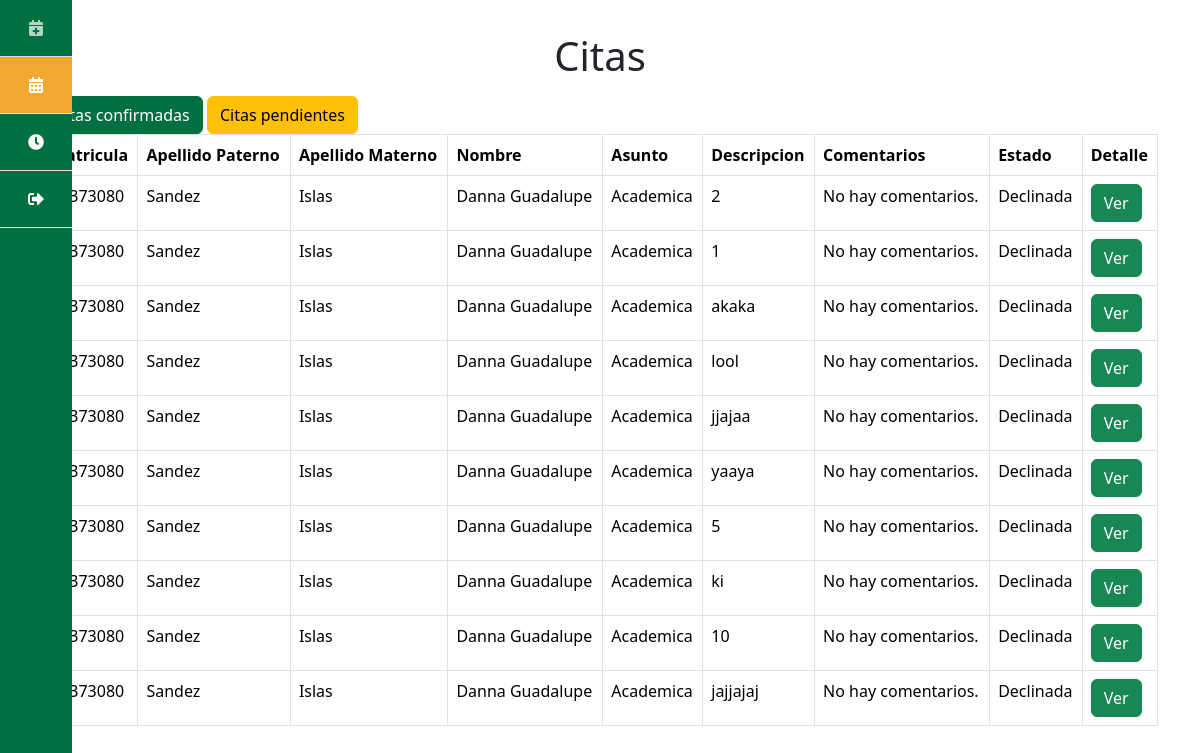
The app's page /citas/ (signed in), older data.
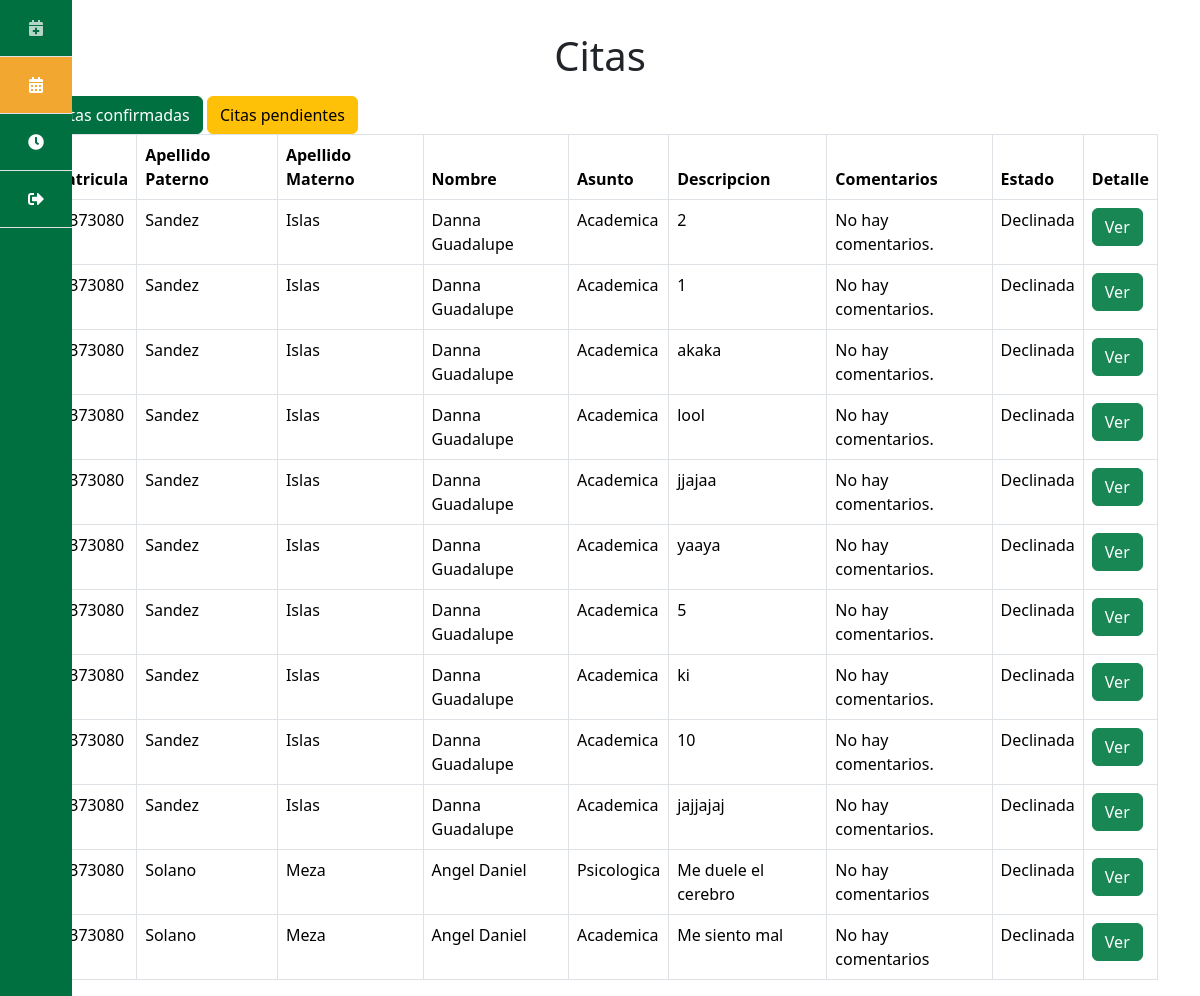
The same page, newer data.
### paginas/models.py (models this page shows, shortened)
class Cita(models.Model):
    PENDIENTE = 'Pendiente'
    CONFIRMADA = 'Confirmada'
    DECLINADA = 'Declinada'
    ESTADOS_CITA = [
        (PENDIENTE, 'Pendiente'),
        (CONFIRMADA, 'Confirmada'),
        (DECLINADA, 'Declinada'),
    ]
    HOMBRE = 'Hombre'
    MUJER = 'Mujer'
    PREFIERO_NO_DECIRLO = 'Prefiero no decirlo'
    GENERO = [
        (HOMBRE, 'Hombre'),
        (MUJER, 'Mujer'),
        (PREFIERO_NO_DECIRLO, 'Prefiero no decirlo'),
    ]
    INGENIERIA_CIVIL = 'Ingenieria Civil'
    INGENIERIA_ELECTRONICA = 'Ingenieria en Electronica'
    INGENIERIA_COMPUTACION = 'Ingenieria en Computacion'
    INGENIERIA_INDUSTRIAL = 'Ingenieria Industrial'
    INGENIERIA_NANOTECNOLOGIA = 'Ingenieria en Nanatecnologia'
    INGENIERIA_SOFTWARE = 'Ingenieria en Software'
    BIOINGENIERIA = 'Bioingenieria'
    ARQUITECTURA = 'Arquitectura'
    CARRERAS = [
        (INGENIERIA_CIVIL,  'Ingenieria Civil'),
        (INGENIERIA_ELECTRONICA,  'Ingenieria en Electronica'),
        (INGENIERIA_COMPUTACION,  'Ingenieria en Computacion'),
        (INGENIERIA_INDUSTRIAL,  'Ingenieria Industrial'),
        (INGENIERIA_NANOTECNOLOGIA,  'Ingenieria en Nanotecnologia'),
        (INGENIERIA_SOFTWARE,  'Ingenieria en Software y Tecnologias Emergentes'),
        (BIOINGENIERIA,  'Bioingenieria'),
        (ARQUITECTURA,  'Arquitectura'),
    ]
    ACADEMICA = 'Academica'
    PERSONAL = 'Personal'
    VOCACIONAL = 'Vocacional'
    BAJA = 'Baja'
    PSICOLOGICA = 'Psicologica'
    ASUNTOS = [
        (ACADEMICA, 'Academica'),
        (PERSONAL, 'Personal'),
        (VOCACIONAL, 'Vocacional'),
        (BAJA, 'Baja'),
        (PSICOLOGICA, 'Psicologica'),
    ]
    PRIMERO = '1'
    SEGUNDO = '2'
    TERCERO = '3'
    CUARTO = '4'
    QUINTO = '5'
    SEXTO = '6'
    SEPTIMO = '7'
    OCTAVO = '8'
    NOVENO = '9'
    SEMESTRES = [
        (PRIMERO, '1'),
        (SEGUNDO, '2'),
        (TERCERO, '3'),
        (CUARTO, '4'),
        (QUINTO, '5'),
        (SEXTO, '6'),
        (SEPTIMO, '7'),
        (OCTAVO, '8'),
        (NOVENO, '9'),
    ]
    matricula = models.CharField(max_length=8)
    apellido_paterno = models.CharField(max_length=20)
    apellido_materno = models.CharField(max_length=20)
    nombre = models.CharField(max_length=40)
    descripcion = models.TextField(max_length=200)
    fecha = models.DateTimeField()
    semestre = models.CharField(
        max_length=2,
        choices=SEMESTRES,
        default=PRIMERO
    )
    comentarios = models.TextField(
        max_length=200,
        default="No hay comentarios."
    )
    sexo = models.CharField(
        max_length=20,
        choices=GENERO,
        default=PREFIERO_NO_DECIRLO,
    )
    estado = models.CharField(
        max_length=11,
        choices=ESTADOS_CITA,
        default=PENDIENTE,
    )
    carrera = models.CharField(
        max_length=50,
        choices=CARRERAS,
        default=INGENIERIA_SOFTWARE
    )
    asunto = models.CharField(
        max_length=50,
        choices=ASUNTOS,
        default=ACADEMICA
    )
    solicitada = models.DateTimeField(auto_now_add=True)
    user = models.ForeignKey(User, on_delete=models.CASCADE)

### paginas/views.py (the view)
# urls.py: path('citas/', views.citas, name = 'citas'),
def citas(request):
    if request.user.username == 'espy':
        citas = Cita.objects.all()  # VISTA DEL ORIENTADOR
    else:
        citas = Cita.objects.filter(user=request.user)  # VISTA DEL USUARIO
    return render(request, 'citas.html', {
        'citas': citas
    })

### paginas/templates/citas.html
{% extends 'base.html' %} {% block content %}
<h1 class="text-center mt-3 mb-3">Citas</h1>
<a href="/citas_confirmadas" class="btn btn-primary">Citas confirmadas</a>
<a href="/citas_pendientes" class="btn btn-warning">Citas pendientes</a>
<table class="table table-bordered">
  <thead>
    <tr>
      <th scope="col">Matricula</th>
      <th scope="col">Apellido Paterno</th>
      <th scope="col">Apellido Materno</th>
      <th scope="col">Nombre</th>
      <th scope="col">Asunto</th>
      <th scope="col">Descripcion</th>
      <th scope="col">Comentarios</th>
      <th scope="col">Estado</th>
      {% if user.username == 'espy' or user == 'orientador' %}
      <th scope="col">Acciones</th>
      {% else %}
      <th scope="col">Detalle</th>
      {% endif %}
    </tr>
  </thead>
  <tbody>
    {% for cita in citas %}
    <tr>
      <td>{{ cita.matricula }}</td>
      <td>{{ cita.apellido_paterno }}</td>
      <td>{{ cita.apellido_materno }}</td>
      <td>{{ cita.nombre }}</td>
      <td>{{ cita.asunto }}</td>
      <td>{{ cita.descripcion }}</td>
      <td>{{ cita.comentarios }}</td>
      <td>{{ cita.estado }}</td>
      {% if user.username == 'espy' or user == 'orientador' %}
      <td>
        <a href="/citas/{{ cita.id }}" class="btn btn-success">Editar </a>
      </td>
      {% else %}
      <td>
        <a href="/citas/{{ cita.id }}" class="btn btn-success">Ver </a>
      </td>
      {% endif %} {% endfor %}
    </tr>
  </tbody>
</table>
{% endblock %}

### paginas/templates/base.html (shortened to what this page needs)
<!DOCTYPE html>
<html lang="es">
    <head>
        {% load static %}
        <link
            href="https://cdn.jsdelivr.net/npm/bootstrap@5.3.3/dist/css/bootstrap.min.css"
            rel="stylesheet"
        />
        <link
            rel="stylesheet"
            href="https://cdnjs.cloudflare.com/ajax/libs/font-awesome/5.15.3/css/all.min.css"
        />
        <link rel="stylesheet" href="{% static 'css/styles.css' %}" />
    </head>
    <body>
        <div class="d-flex">
            <div
                class="d-flex flex-column flex-shrink-0 h-100"
                style="
                    position: fixed;
                    width: 4.5rem;
                    background-color: #017041;
                    min-height: 100vh;
                "
            >
                <ul
                    class="nav nav-pills nav-flush flex-column mb-auto text-center"
                >
                    {% if user.is_authenticated %}
                    <li>
                        <a
                            href="/citas/crear"
                            class="nav-link {% if request.path == '/citas/crear' %}active{% endif %} py-3 border-bottom rounded-0"
                            data-bs-toggle="tooltip"
                            data-bs-placement="right"
                            aria-label="Agendar Nueva Cita"
                            data-bs-original-title="Agendar Nueva Cita"
                        >
                            <i class="fas fa-calendar-plus"></i>
                        </a>
                    </li>
                    <li>
                        <a
                            href="/citas_pendientes/"
                            class="nav-link {% if request.path == '/citas/' %}active{% endif %} py-3 border-bottom rounded-0"
                            data-bs-toggle="tooltip"
                            data-bs-placement="right"
                            aria-label="Citas"
                            data-bs-original-title="Citas"
                        >
                            <i class="fas fa-calendar-alt"></i>
                        </a>
                    </li>
                    <li>
                        <a
                            href="/horario"
                            class="nav-link {% if request.path == '/horario/' %}active{% endif %} py-3 border-bottom rounded-0"
                            data-bs-toggle="tooltip"
                            data-bs-placement="right"
                            aria-label="Horarios"
                            data-bs-original-title="Horarios"
                        >
                            <i class="fas fa-clock"></i>
                        </a>
                    </li>
                    <li>
                        <a
                            href="/logout"
                            class="nav-link py-3 border-bottom rounded-0"
                            data-bs-toggle="tooltip"
                            data-bs-placement="right"
                            aria-label="Cerrar sesión"
                            data-bs-original-title="Cerrar sesión"
                        >
                            <i class="fas fa-sign-out-alt"></i>
                        </a>
                    </li>
                    {% endif %}
                </ul>
            </div>
            <div class="container mt-3">{% block content %} {% endblock %}</div>
        </div>
    </body>
</html>

### paginas/static/css/styles.css (style rules this page uses)
:root { --bs-primary: #017041; --bs-secondary: #f1a730; }
body .btn-primary { background-color: var(--bs-primary) !important; border-color: var(--bs-primary) !important; }
.nav-link.active { background-color: var(--bs-secondary) !important; }
.nav-link { color: white !important; }

Row changes from the older to the newer data that the page shows:
added Cita: matricula "00373080", apellido_paterno "Solano", apellido_materno "Meza", nombre "Angel Daniel", asunto "Psicologica", descripcion "Me duele el cerebro", comentarios "No hay comentarios", estado "Declinada"
added Cita: matricula "00373080", apellido_paterno "Solano", apellido_materno "Meza", nombre "Angel Daniel", asunto "Academica", descripcion "Me siento mal", comentarios "No hay comentarios", estado "Declinada"
